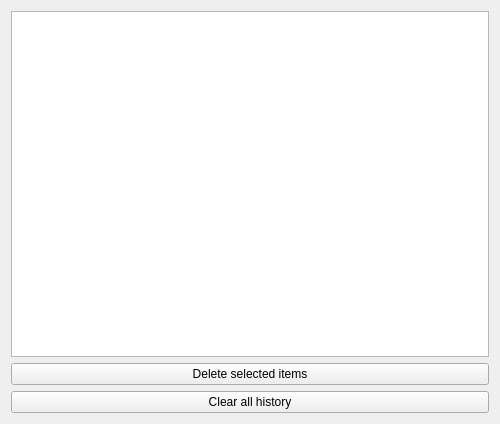
<?xml version="1.0" encoding="UTF-8"?>
<ui version="4.0">
 <class>History</class>
 <widget class="QWidget" name="History">
  <property name="geometry">
   <rect>
    <x>0</x>
    <y>0</y>
    <width>500</width>
    <height>424</height>
   </rect>
  </property>
  <property name="windowTitle">
   <string>Form</string>
  </property>
  <layout class="QGridLayout" name="gridLayout">
   <item row="0" column="0">
    <layout class="QVBoxLayout" name="verticalLayout">
     <item>
      <widget class="QTableView" name="history_table"/>
     </item>
     <item>
      <widget class="QPushButton" name="kpushbutton">
       <property name="text">
        <string>Delete selected items</string>
       </property>
      </widget>
     </item>
     <item>
      <widget class="QPushButton" name="kpushbutton_2">
       <property name="text">
        <string>Clear all history</string>
       </property>
      </widget>
     </item>
    </layout>
   </item>
  </layout>
 </widget>
 <customwidgets>
  <customwidget>
   <class>QPushButton</class>
   <header>QPushButton</header>
  </customwidget>
 </customwidgets>
 <resources/>
 <connections/>
</ui>
